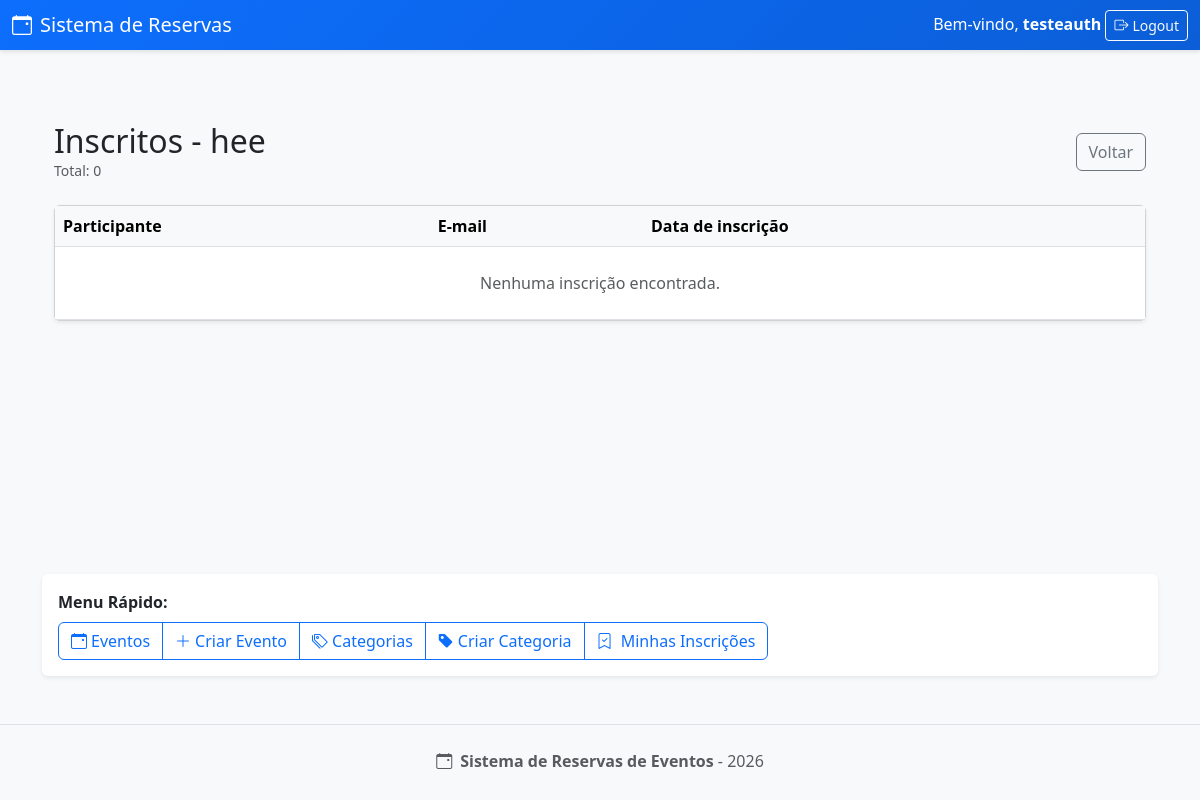
/sistemareservas/eventos/40/inscritos/ (signed in), run on an earlier commit of the app's database.
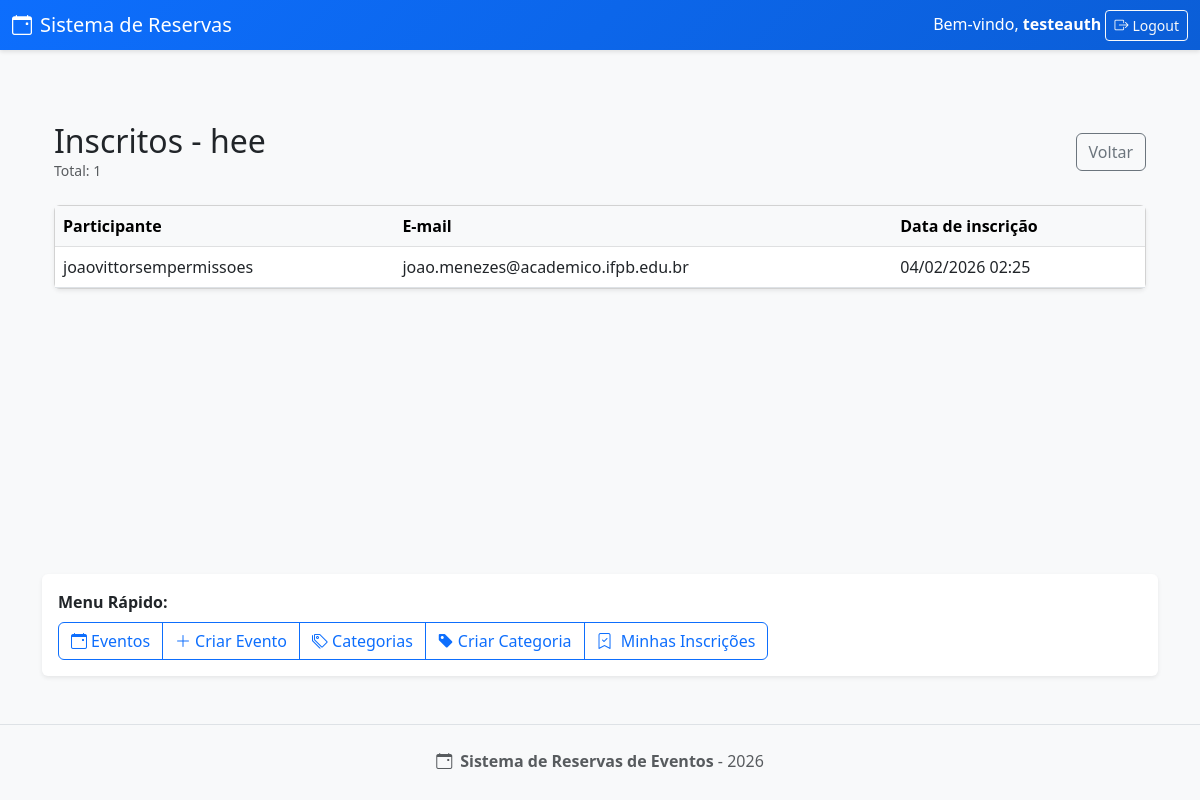
And on a later commit of the database.
### sistemareservas/models.py (models this page shows)
class Inscricao(models.Model):
    participante = models.ForeignKey(
        User,
        on_delete=models.CASCADE,
        related_name="inscricoes"
    )
    evento = models.ForeignKey(Evento, on_delete=models.CASCADE)
    data_inscricao = models.DateTimeField(auto_now_add=True)
    class Meta:
        unique_together = ('participante', 'evento')

### sistemareservas/views.py (the view)
# urls.py: path('eventos/<int:pk>/inscritos/', views.evento_inscritos, name='evento_inscritos'),
@login_required
def evento_inscritos(request, pk):
    evento = get_object_or_404(Evento, pk=pk)
    if evento.organizador != request.user:
        return HttpResponse('Você não pode ver os inscritos deste evento.')
    inscricoes = Inscricao.objects.filter(evento=evento).select_related('participante').order_by('-data_inscricao')
    return render(request, 'sistemareservas/inscritos_list.html', {
        'evento': evento,
        'inscricoes': inscricoes,
    })

### sistemareservas/templates/sistemareservas/inscritos_list.html
{% extends 'sistemareservas/base.html' %}
{% block content %}
<div class="container py-5">
    <div class="d-flex justify-content-between align-items-center mb-4">
        <div>
            <h2 class="mb-0">Inscritos - {{ evento.titulo }}</h2>
            <p class="text-muted small mb-0">Total: {{ inscricoes.count }}</p>
        </div>
        <div>
            <a href="{% url 'evento_list' %}" class="btn btn-outline-secondary">Voltar</a>
        </div>
    </div>
    <div class="card shadow-sm">
        <div class="table-responsive">
            <table class="table mb-0 align-middle">
                <thead class="table-light">
                    <tr>
                        <th>Participante</th>
                        <th>E-mail</th>
                        <th>Data de inscrição</th>
                    </tr>
                </thead>
                <tbody>
                    {% for i in inscricoes %}
                        <tr>
                            <td>{{ i.participante.username }}</td>
                            <td>{{ i.participante.email }}</td>
                            <td>{{ i.data_inscricao|date:"d/m/Y H:i" }}</td>
                        </tr>
                    {% empty %}
                        <tr>
                            <td colspan="3" class="text-center text-muted py-4">Nenhuma inscrição encontrada.</td>
                        </tr>
                    {% endfor %}
                </tbody>
            </table>
        </div>
    </div>
</div>
{% endblock %}

What changed in the data, as far as the page shows it:
added Inscricao: participante.username "joaovittorsempermissoes", participante.email "joao.menezes@academico.ifpb.edu.br", data_inscricao "04/02/2026 02:25"
Also different on the page:
{{ inscricoes.count }}: "0" → "1"
text no longer shown: "Nenhuma inscrição encontrada."
